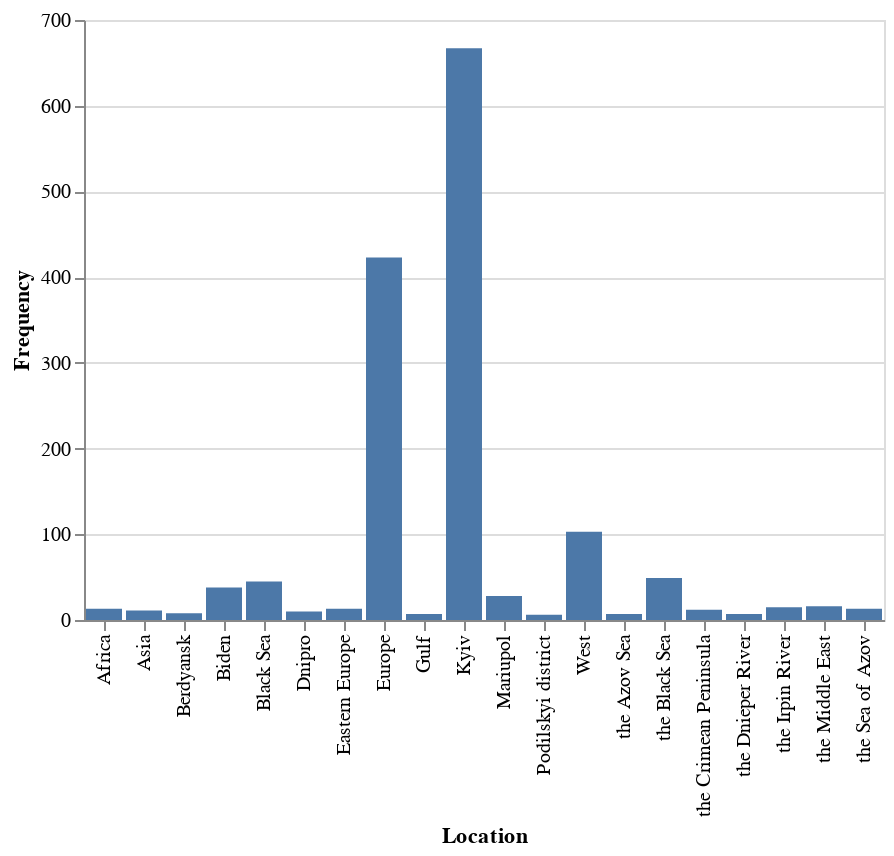

Write notebook code for a chart like this one.
### Code cell
#Plot top 20 mentioned LOC in the entire datset
alt.Chart(loc_20).mark_bar().encode(
    x='Location',
    y='Frequency'
)

### Figure 1 — Vega-Lite specification as saved in the notebook (floating-point values rounded to 4 significant figures)
{"config": {"view": {"continuousWidth": 400, "continuousHeight": 300}}, "data": {"name": "data-652ca79fb07c4431d45f0f10460871b3"}, "mark": "bar", "encoding": {"x": {"field": "Location", "type": "nominal"}, "y": {"field": "Frequency", "type": "quantitative"}}, "$schema": "https://vega.github.io/schema/vega-lite/v4.17.0.json", "datasets": {"data-652ca79fb07c4431d45f0f10460871b3": [{"Location": "Kyiv", "Frequency": 667}, {"Location": "Europe", "Frequency": 423}, {"Location": "West", "Frequency": 103}, {"Location": "the Black Sea", "Frequency": 49}, {"Location": "Black Sea", "Frequency": 45}, {"Location": "Biden", "Frequency": 38}, {"Location": "Mariupol", "Frequency": 28}, {"Location": "the Middle East", "Frequency": 16}, {"Location": "the Irpin River", "Frequency": 15}, {"Location": "Eastern Europe", "Frequency": 13}, {"Location": "Africa", "Frequency": 13}, {"Location": "the Sea of Azov", "Frequency": 13}, {"Location": "the Crimean Peninsula", "Frequency": 12}, {"Location": "Asia", "Frequency": 11}, {"Location": "Dnipro", "Frequency": 10}, {"Location": "Berdyansk", "Frequency": 8}, {"Location": "the Azov Sea", "Frequency": 7}, {"Location": "the Dnieper River", "Frequency": 7}, {"Location": "Gulf", "Frequency": 7}, {"Location": "Podilskyi district", "Frequency": 6}]}}
